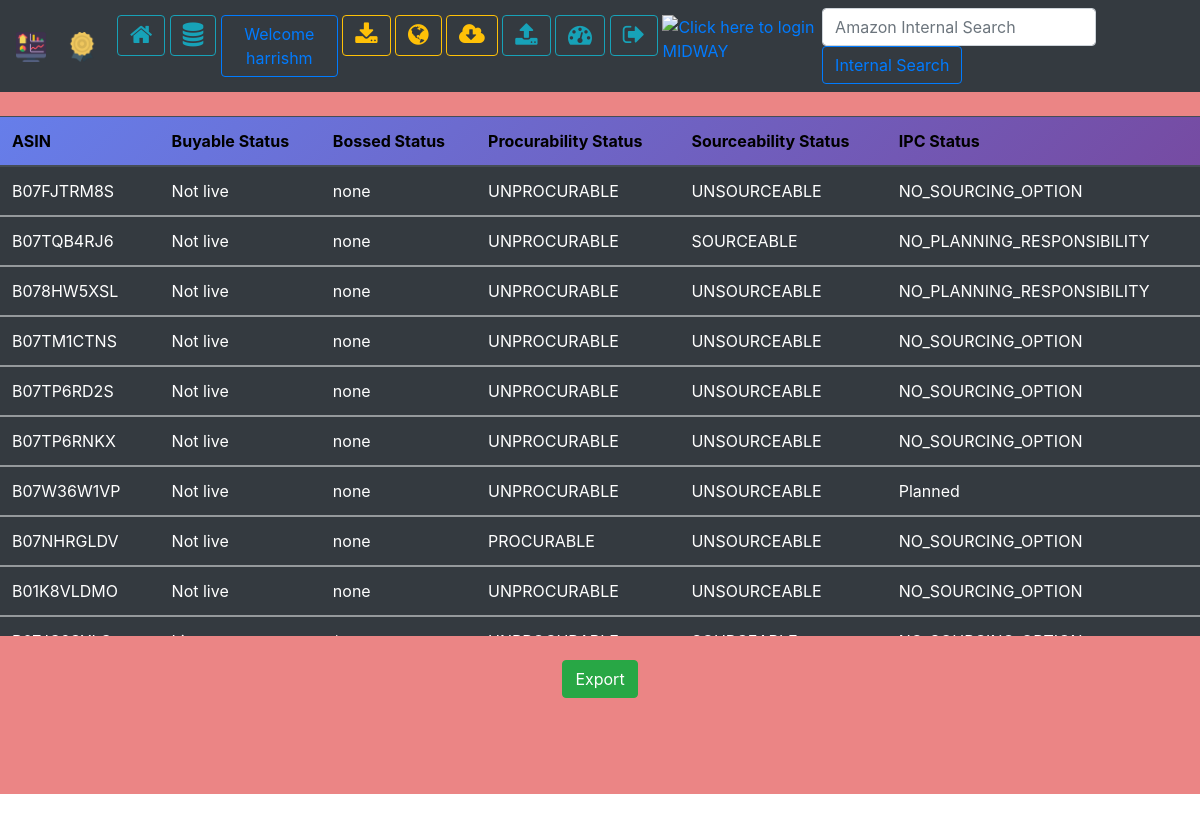
Screenshot of /buyableall/ (signed in) with the database file from the repository.
### ABapp/models.py (models this page shows, shortened)
class AB_data(models.Model):
    asin = models.SlugField(max_length=10,validators=[MinLengthValidator(10)])
    buyability_status = models.CharField(max_length=200, null=True, blank=True)
    Item = models.CharField(max_length=200,null=True,blank=True)
    Contribution = models.CharField(max_length=200,null=True,blank=True)
    Price_OLSListing = models.CharField(max_length=200,null=True,blank=True)
    Price_BUYListing = models.CharField(max_length=200,null=True,blank=True)
    Xref = models.CharField(max_length=200,null=True,blank=True)
    Shipping_cost = models.CharField(max_length=200,null=True,blank=True)
    AvailabilityGpi = models.CharField(max_length=200,null=True,blank=True)
    Offer_Blacklist = models.CharField(max_length=200,null=True,blank=True)
    Seller_Suppression = models.CharField(max_length=200,null=True,blank=True)
    Explicit_Settlement = models.CharField(max_length=200,null=True,blank=True)
    Backend_buyability = models.CharField(max_length=200,null=True,blank=True)
    bossed_user = models.CharField(max_length=300,null=True,blank=True)
    bossed_reason = models.CharField(max_length=300,null=True,blank=True)
    sourceability_status = models.CharField(max_length=200,null=True,blank=True)
    sourceability_reason = models.CharField(max_length=100,null=True,blank=True)
    procurability_status = models.CharField(max_length=200,null=True,blank=True)
    procurability_explanation = models.CharField(max_length=200,null=True,blank=True)
    IPCstatus = models.CharField(max_length=200,null=True,blank=True)
    InStock_status= models.CharField(max_length=200,null=True,blank=True)
    Vendorcode= models.CharField(max_length=200,null=True,blank=True)
    Reason= models.CharField(max_length=200,null=True,blank=True)
    Ipc_status_reason = models.CharField(max_length=200,null=True,blank=True)
    allocatedto = models.CharField(max_length=20,null=True,blank=True)
    allocationdate = models.DateField(max_length=100,default=timezone.now)
    runtime = models.TimeField(max_length=100,null=True,blank=True)

### ABapp/views.py (the view)
# urls.py: url(r'^buyableall/', views.Buyablestatusall.as_view(), name='Buyableall'),
@method_decorator(login_required, name='dispatch')
class Buyablestatusall(ListView):
    context_object_name = 'buyable'
    template_name = 'buyablestatusall.html'
    model = models.AB_data

### template/buyablestatusall.html
{% extends 'base.html' %}
{% load static %}
{% block body_block %}
<br>
<div class="Listtable">
<table class="table table-hover table-dark" class="Buyablestatus">
  <thead>
    <tr>
      <th scope="col">ASIN</th>
      <th scope="col">Buyable Status</th>
      <th scope="col">Bossed Status</th>
      <th scope="col">Procurability Status</th>
      <th scope="col">Sourceability Status</th>
      <th scope="col">IPC Status</th>
    </tr>
  </thead>
  {% for buy in buyable %}
  <tbody>
    <tr>
      <td>{{buy.asin}}</td>
      <td>{{buy.buyability_status}}</td>
      <td>{{buy.bossed_user}}</td>
      <td>{{buy.procurability_status}}</td>
      <td>{{buy.sourceability_status}}</td>
      <td>{{buy.IPCstatus}}</td>
    </tr>
    {% endfor %}
  </tbody>
</table>
</div><br>
<center> <a href="{% url 'exportall' %}" class="btn btn-success">Export</a> </center>
<br><br><br><br>
{% endblock %}

### template/base.html (shortened to what this page needs)
<!DOCTYPE html>
{% load static %}
<html lang="en" dir="ltr">
  <head>
    <link rel="stylesheet" href="{% static "css\base1.css" %}">
    <link rel="stylesheet" href="https://stackpath.bootstrapcdn.com/bootstrap/4.5.0/css/bootstrap.min.css">
    <link rel="stylesheet" type="text/css" href="https://maxcdn.bootstrapcdn.com/font-awesome/4.5.0/css/font-awesome.min.css">
  </head>
  <body>
    {% if user.is_authenticated and user.is_superuser and user.is_staff %}
    <nav class="navbar navbar-expand-lg navbar-dark bg-dark">
     <a class="navbar-brand" href="{% url 'home' %}"><img src="{% static "image\dashboard.png" %}" width="30" height="30" class="kragha" title="@kragha"></a> &nbsp;
     <a class="navbar-brand" href="https://accolades.corp.amazon.com/profile/kragha" target="_blank"><img src="{% static 'image/like.png' %}" width="30" height="30" title="You can always thank me with Accolade"></a>
     <div class="collapse navbar-collapse" id="navbarSupportedContent">
       <ul class="navbar-nav mr-auto">
         <li class="nav-item active">
           <a class="btn btn-outline-info" href="{% url 'index' %}" title="Home"><i class="fa fa-home" style="font-size:24px;"></i> <span class="sr-only"></span></a>
         </li>&nbsp;
         <li class="nav-item">
           <a class="btn btn-outline-info" href="{% url 'admin:index' %}" title="Database"><i class="fa fa-database" style="font-size:24px;"></i> <span class="sr-only"></span></a>
         </li>&nbsp;
         <li class="nav-item">
           <a class="btn btn-outline-primary" href="{% url 'change_password' %}">Welcome {{user.username}}</a>
         </li>&nbsp;
         <li class="nav-item">
           <a class="btn btn-outline-warning" href="{% url 'Buyable' %}" title="Buyability Status"><i class="fa fa-download" style="font-size:24px;"></i> <span class="sr-only"></span></a>
         </li>&nbsp;
         <li class="nav-item">
           <a class="btn btn-outline-warning" href="{% url 'Siteresult' %}" title="Site Status"><i class="fa fa-globe" style="font-size:24px;"></i> <span class="sr-only"></span></a>
         </li>&nbsp;
         <li class="nav-item">
           <a class="btn btn-outline-warning" href="{% url 'Buyableall' %}" title="Download All"><i class="fa fa-cloud-download" style="font-size:24px;"></i> <span class="sr-only"></span></a>
         </li>&nbsp;
         <li class="nav-item">
           <a class="btn btn-outline-info" href="{% url 'upload' %}" title="Upload input"><i class="fa fa-upload" style="font-size:24px;"></i> <span class="sr-only"></span></a>
         </li>&nbsp;
         <li class="nav-item">
           <a class="btn btn-outline-info" href="{% url 'run' %}" title="Run Model" ><i class="fa fa-dashboard" style="font-size:24px;"></i> <span class="sr-only"></span></a>
         </li>&nbsp;
         <li class="nav-item">
           <a class="btn btn-outline-info" href="{% url 'ABapp:log_out' %}" title="Logout"><i class="fa fa-sign-out" style="font-size:24px;"></i> <span class="sr-only"></span></a>
         </li>&nbsp;&nbsp;&nbsp;
         <li class="nav-item">
           <a href="https://midway.amazon.com/" target="_blank" class="midway">
           <img src="https://midway.amazon.com/assets/nextgen/favicon-ad8bbc621403f425c7b3a04d698f59735a441d670f9314e3b92d6281a4415bf3.ico" alt="Click here to login MIDWAY" height="40"></a>
         </li>
       </ul>
       <form class="form-inline my-2 my-lg-0">
         <input class="form-control mr-sm-2" type="search" placeholder="Amazon Internal Search" aria-label="Search" id="text1">
         <button class="btn btn-outline-primary my-2 my-sm-0" type="submit" onclick="javascript: window.open('https://is.amazon.com/search/ALL?q=' +document.getElementById('text1').value);">Internal Search</button>
       </form>
      </div>
     </nav>
    {% elif user.is_authenticated and user.is_staff and user.is_active %}
    <nav class="navbar navbar-expand-lg navbar-dark bg-dark">
     <a class="navbar-brand" href="#"><img src="{% static "image\dashboard.png" %}" width="30" height="30" class="kragha" title="@kragha"></a>&nbsp;
     <a class="navbar-brand" href="https://accolades.corp.amazon.com/profile/kragha" target="_blank"><img src="{% static 'image/like.png' %}" width="30" height="30" title="You can always thank me with Accolade"></a>&nbsp;</a>
     <div class="collapse navbar-collapse" id="navbarSupportedContent">
       <ul class="navbar-nav mr-auto">
         <li class="nav-item active">
           <a class="btn btn-outline-info" href="{% url 'index' %}" title="Home"><i class="fa fa-home" style="font-size:24px;"></i> <span class="sr-only">(current)</span></a>
         </li>&nbsp;
         <li class="nav-item">
           <a class="btn btn-outline-info" href="{% url 'admin:index' %}" title="Database"><i class="fa fa-database" style="font-size:24px;"></i> </a>
         </li>&nbsp;
         <li class="nav-item">
           <a class="btn btn-outline-primary" href="{% url 'change_password' %}">Welcome {{user.username}}</a>
         </li>&nbsp;
         <li class="nav-item">
           <a class="btn btn-outline-warning" href="{% url 'Buyable' %}" title="Buyability Status"><i class="fa fa-download" style="font-size:24px;"></i> </a>
         </li>&nbsp;
         <li class="nav-item">
           <a class="btn btn-outline-warning" href="{% url 'Siteresult' %}" title="Site Status"><i class="fa fa-globe" style="font-size:24px;"></i> </a>
         </li>&nbsp;
         <li class="nav-item">
           <a class="btn btn-outline-warning" href="{% url 'Buyableall' %}" title="Download All"><i class="fa fa-cloud-download" style="font-size:24px;"></i> </a>
         </li>&nbsp;
         <li class="nav-item">
           <a class="btn btn-outline-info" href="{% url 'upload' %}"title="Upload input"><i class="fa fa-upload" style="font-size:24px;"></i> </a>
         </li>&nbsp;
         <li class="nav-item">
           <a class="btn btn-outline-info" href="{% url 'run' %}" title="Run Model"><i class="fa fa-dashboard" style="font-size:24px;"></i> </a>
         </li>&nbsp;
         <li class="nav-item">
           <a class="btn btn-outline-info" href="{% url 'ABapp:log_out' %}" title="Logout"><i class="fa fa-sign-out" style="font-size:24px;"></i> </a>
         </li>&nbsp;
         <li class="nav-item">
           <a href="https://midway.amazon.com/" target="_blank" class="midway">
           <img src="https://midway.amazon.com/assets/nextgen/favicon-ad8bbc621403f425c7b3a04d698f59735a441d670f9314e3b92d6281a4415bf3.ico" alt="Click here to login MIDWAY"  height="44"></a>
         </li>&nbsp;
       </ul>
       <form class="form-inline my-2 my-lg-0">
         <input class="form-control mr-sm-2" type="search" placeholder="Amazon Internal Search" aria-label="Search" id="text1">
         <button class="btn btn-outline-primary my-2 my-sm-0" type="submit" onclick="javascript: window.open('https://is.amazon.com/search/ALL?q=' +document.getElementById('text1').value);">Internal Search</button>
       </form>
      </div>
     </nav>
    {% endif %}
    <div class="bbb">
      {% block body_block %}{% endblock %}
    </div>
  </body>
</html>

### static/css/base1.css (style rules this page uses)
thead { background-image: linear-gradient(135deg, #667eea 0%, #764ba2 100%); color: black; }
.Listtable { overflow-y: scroll; height: 520px; }
body { background-color: #858282; }
.bbb { background-color: #d500007a; }
.navbar-dark { transition: 0.3s; }
body { width: 100%; margin: 0; overflow: hidden; }
button { background-color: #F16669; border: none; padding: 15px 20px; color: white; font-size: 2em; margin-top: 40px; transition: 1s; cursor: pointer; border-radius: 4px; }

### rows the page displays
AB_data: asin "B07FJTRM8S", buyability_status "Not live", bossed_user "none", procurability_status "UNPROCURABLE", sourceability_status "UNSOURCEABLE", IPCstatus "NO_SOURCING_OPTION"
AB_data: asin "B07TQB4RJ6", buyability_status "Not live", bossed_user "none", procurability_status "UNPROCURABLE", sourceability_status "SOURCEABLE", IPCstatus "NO_PLANNING_RESPONSIBILITY"
AB_data: asin "B078HW5XSL", buyability_status "Not live", bossed_user "none", procurability_status "UNPROCURABLE", sourceability_status "UNSOURCEABLE", IPCstatus "NO_PLANNING_RESPONSIBILITY"
AB_data: asin "B07TM1CTNS", buyability_status "Not live", bossed_user "none", procurability_status "UNPROCURABLE", sourceability_status "UNSOURCEABLE", IPCstatus "NO_SOURCING_OPTION"
AB_data: asin "B07TP6RD2S", buyability_status "Not live", bossed_user "none", procurability_status "UNPROCURABLE", sourceability_status "UNSOURCEABLE", IPCstatus "NO_SOURCING_OPTION"
AB_data: asin "B07TP6RNKX", buyability_status "Not live", bossed_user "none", procurability_status "UNPROCURABLE", sourceability_status "UNSOURCEABLE", IPCstatus "NO_SOURCING_OPTION"
AB_data: asin "B07W36W1VP", buyability_status "Not live", bossed_user "none", procurability_status "UNPROCURABLE", sourceability_status "UNSOURCEABLE", IPCstatus "Planned"
AB_data: asin "B07NHRGLDV", buyability_status "Not live", bossed_user "none", procurability_status "PROCURABLE", sourceability_status "UNSOURCEABLE", IPCstatus "NO_SOURCING_OPTION"
AB_data: asin "B01K8VLDMO", buyability_status "Not live", bossed_user "none", procurability_status "UNPROCURABLE", sourceability_status "UNSOURCEABLE", IPCstatus "NO_SOURCING_OPTION"

### other values shown
{{ user.username }} "harrishm"
